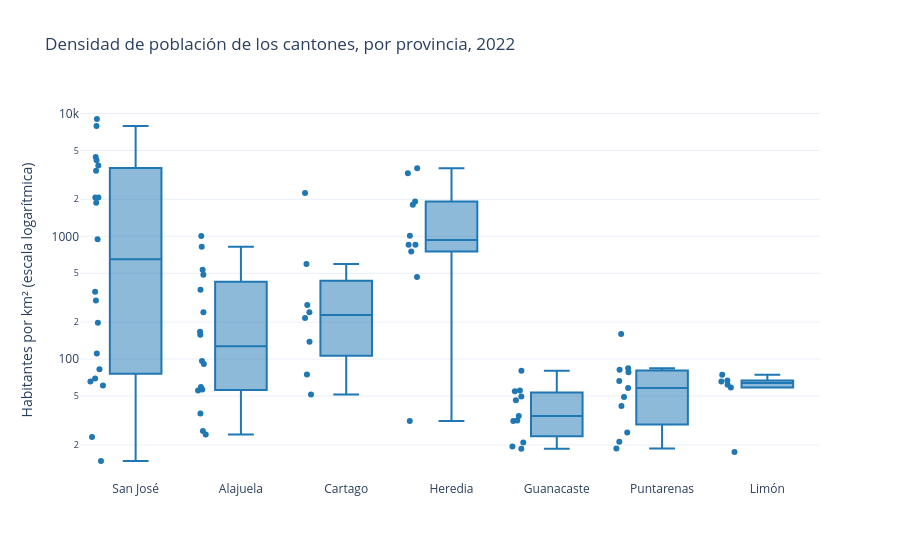

Notebook source saved alongside this figure:
### Markdown cell above
Tres detalles:

- `log_x=True` es la escala logarítmica del eje horizontal, igual que `set_xscale("log")` en matplotlib.
- En `hover_data`, un diccionario permite indicar el **formato** de cada columna en la etiqueta emergente (`":,"`: separador de miles), además de cuáles se muestran.
- La leyenda por provincia es interactiva: un clic oculta una provincia; un doble clic la deja sola. Así se explora, por ejemplo, si los cantones de Guanacaste siguen el patrón general.

El gráfico codifica cuatro variables (densidad, tasa, provincia y población) más el nombre. Es tentador agregar más; el criterio sigue siendo el de la parte III: cada codificación debe ayudar a responder la pregunta, no solo ser posible.

### Gráficos de caja

Un [gráfico de caja](https://es.wikipedia.org/wiki/Diagrama_de_caja) (*box plot*) resume la **distribución de una variable numérica en cada categoría**: la caja va del primer al tercer cuartil (la mitad central de los datos), la línea interior es la mediana, los "bigotes" abarcan el resto de los valores y los puntos aislados son valores atípicos. Es el gráfico para comparar distribuciones entre grupos, algo que un histograma por grupo haría con mucho más espacio. La densidad de los cantones de cada provincia, con `points="all"` para ver además cada cantón:

### Code cell
# Distribución de la densidad de población de los cantones, por provincia
fig = px.box(
    cantones,
    x="provincia",
    y="densidad",
    points="all",  # además de la caja, un punto por cantón
    hover_name="canton",
    log_y=True,
    title="Densidad de población de los cantones, por provincia, 2022",
    labels={"provincia": "Provincia", "densidad": "Habitantes por km² (escala logarítmica)"}
)

fig.update_layout(xaxis_title="")

mostrar(fig)

### Figure 1 — Plotly figure (JSON) as saved in the notebook; plotly's stock layout.template omitted (floating-point values rounded to 4 significant figures)
{"data": [{"alignmentgroup": "True", "boxpoints": "all", "hovertemplate": "<b>%{hovertext}</b><br><br>Provincia=%{x}<br>Habitantes por km² (escala logarítmica)=%{y}<extra></extra>", "hovertext": ["San José", "Escazú", "Desamparados", "Puriscal", "Tarrazú", "Aserrí", "Mora", "Goicoechea", "Santa Ana", "Alajuelita", "Vásquez de Coronado", "Acosta", "Tibás", "Moravia", "Montes de Oca", "Turrubares", "Dota", "Curridabat", "Pérez Zeledón", "León Cortés", "Alajuela", "San Ramón", "Grecia", "San Mateo", "Atenas", "Naranjo", "Palmares", "Poás", "Orotina", "San Carlos", "Zarcero", "Sarchí", "Upala", "Los Chiles", "Guatuso", "Río Cuarto", "Cartago", "Paraíso", "La Unión", "Jiménez", "Turrialba", "Alvarado", "Oreamuno", "El Guarco", "Heredia", "Barva", "Santo Domingo", "Santa Bárbara", "San Rafael", "San Isidro", "Belén", "Flores", "San Pablo", "Sarapiquí", "Liberia", "Nicoya", "Santa Cruz", "Bagaces", "Carrillo", "Cañas", "Abangares", "Tilarán", "Nandayure", "La Cruz", "Hojancha", "Puntarenas", "Esparza", "Buenos Aires", "Montes de Oro", "Osa", "Quepos", "Golfito", "Coto Brus", "Parrita", "Corredores", "Garabito", "Limón", "Pococí", "Siquirres", "Talamanca", "Matina", "Guácimo"], "legendgroup": "", "marker": {"color": "#1F77B4"}, "name": "", "notched": false, "offsetgroup": "", "orientation": "v", "showlegend": false, "type": "box", "x": ["San José", "San José", "San José", "San José", "San José", "San José", "San José", "San José", "San José", "San José", "San José", "San José", "San José", "San José", "San José", "San José", "San José", "San José", "San José", "San José", "Alajuela", "Alajuela", "Alajuela", "Alajuela", "Alajuela", "Alajuela", "Alajuela", "Alajuela", "Alajuela", "Alajuela", "Alajuela", "Alajuela", "Alajuela", "Alajuela", "Alajuela", "Alajuela", "Cartago", "Cartago", "Cartago", "Cartago", "Cartago", "Cartago", "Cartago", "Cartago", "Heredia", "Heredia", "Heredia", "Heredia", "Heredia", "Heredia", "Heredia", "Heredia", "Heredia", "Heredia", "Guanacaste", "Guanacaste", "Guanacaste", "Guanacaste", "Guanacaste", "Guanacaste", "Guanacaste", "Guanacaste", "Guanacaste", "Guanacaste", "Guanacaste", "Puntarenas", "Puntarenas", "Puntarenas", "Puntarenas", "Puntarenas", "Puntarenas", "Puntarenas", "Puntarenas", "Puntarenas", "Puntarenas", "Puntarenas", "Limón", "Limón", "Limón", "Limón", "Limón", "Limón"], "x0": " ", "xaxis": "x", "y": [7897.0, 2071.0, 1878.0, 69.4, 61.1, 354.1, 197.9, 4167.0, 944.6, 3773.0, 299.5, 65.8, 9020.0, 2066.0, 3413.0, 14.8, 23.2, 4422.0, 82.5, 111.2, 822.6, 91.3, 535.0, 55.6, 240.7, 367.2, 1005.0, 486.1, 166.9, 59.3, 96.3, 157.7, 36.0, 26.0, 24.3, 56.6, 593.6, 138.2, 2253.0, 74.8, 51.6, 216.4, 241.1, 275.4, 465.9, 851.5, 1808.0, 751.1, 1011.0, 855.1, 1919.0, 3263.0, 3580.0, 31.3, 55.6, 49.5, 54.8, 18.6, 80.5, 46.2, 34.4, 31.7, 20.9, 19.4, 31.3, 78.0, 160.2, 21.2, 66.2, 18.7, 58.1, 25.2, 49.1, 41.5, 81.8, 84.4, 65.8, 66.9, 74.6, 17.5, 58.8, 61.9], "y0": " ", "yaxis": "y"}], "layout": {"boxmode": "group", "legend": {"tracegroupgap": 0}, "title": {"text": "Densidad de población de los cantones, por provincia, 2022"}, "xaxis": {"anchor": "y", "domain": [0.0, 1.0], "title": {"text": ""}}, "yaxis": {"anchor": "x", "domain": [0.0, 1.0], "title": {"text": "Habitantes por km² (escala logarítmica)"}, "type": "log"}}}
